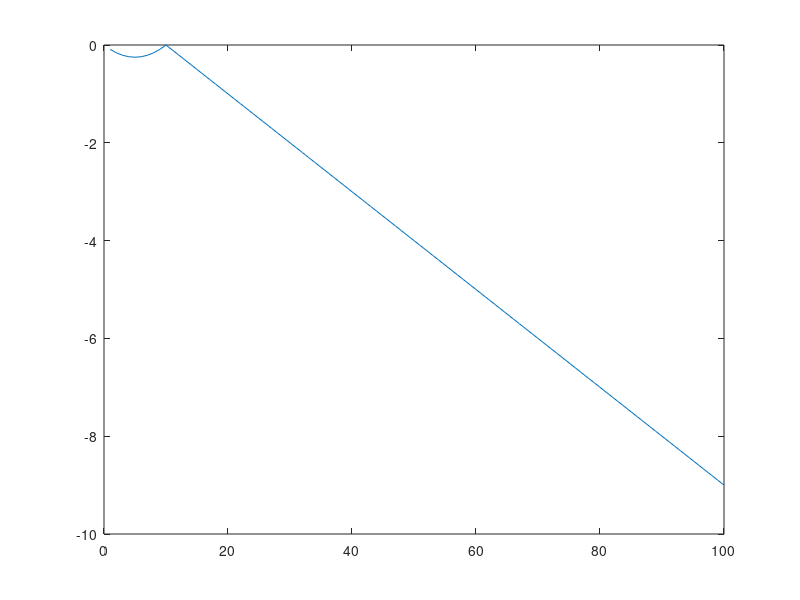

Reproduce this figure in MATLAB.
clear;
clc;
clf;

t=1;
for p=.1:.1:10;
    x=((-p-1)+sqrt(p^2-2*p+1))/2;
    J=3*x^2+2*(p+1)*x+p;
    E(t)=eig(J);
    t=t+1;
end

plot(E)